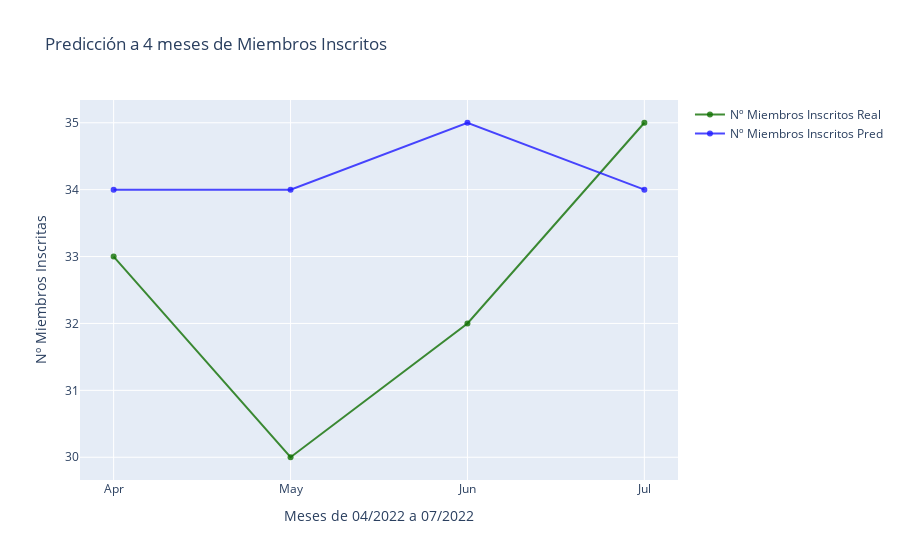

This figure's notebook cell:
### Code cell
fig = make_subplots(specs=[[{"secondary_y": False}]])

fig.add_trace(
    go.Scatter(
    x = y_test_preds2_df['meses'],
    y = y_test_preds2_df['inscripciones'],
    name = 'Nº Miembros Inscritos Real',
    mode = 'lines+markers',
    marker = dict(color = 'rgba(16, 112, 2, 0.8)'))
)
fig.add_trace(
    go.Scatter(
    x = y_test_preds2_df['meses'],
    y = y_test_preds2_df['predicciones'],
    name = 'Nº Miembros Inscritos Pred',
    mode = 'lines+markers',
    marker = dict(color = 'rgba(30, 26, 255, 0.8)'))
)

fig.update_layout(
    title_text='Predicción a 4 meses de Miembros Inscritos'
)

fig.update_xaxes(title_text='Meses de 04/2022 a 07/2022')

fig.update_yaxes(title_text='Nº Miembros Inscritas')

fig.show()

### Figure 1 — Plotly figure (JSON) as saved in the notebook; plotly's stock layout.template omitted (floating-point values rounded to 4 significant figures)
{"data": [{"marker": {"color": "rgba(16, 112, 2, 0.8)"}, "mode": "lines+markers", "name": "Nº Miembros Inscritos Real", "type": "scatter", "x": ["Apr", "May", "Jun", "Jul"], "y": [33, 30, 32, 35]}, {"marker": {"color": "rgba(30, 26, 255, 0.8)"}, "mode": "lines+markers", "name": "Nº Miembros Inscritos Pred", "type": "scatter", "x": ["Apr", "May", "Jun", "Jul"], "y": [34, 34, 35, 34]}], "layout": {"title": {"text": "Predicción a 4 meses de Miembros Inscritos"}, "xaxis": {"anchor": "y", "domain": [0, 1], "title": {"text": "Meses de 04/2022 a 07/2022"}}, "yaxis": {"anchor": "x", "domain": [0, 1], "title": {"text": "Nº Miembros Inscritas"}}}}
